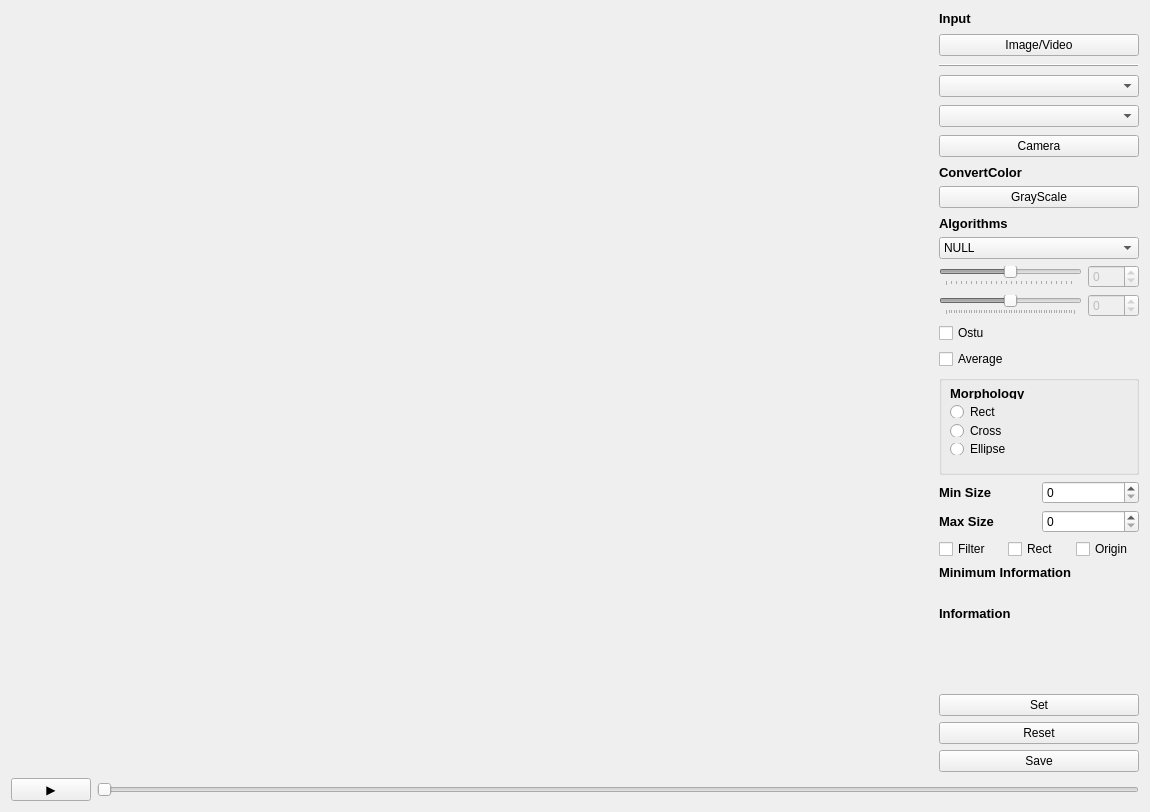
<?xml version="1.0" encoding="UTF-8"?>
<ui version="4.0">
 <class>Micro_PlasticAnalyzerClass</class>
 <widget class="QMainWindow" name="Micro_PlasticAnalyzerClass">
  <property name="geometry">
   <rect>
    <x>0</x>
    <y>0</y>
    <width>1150</width>
    <height>812</height>
   </rect>
  </property>
  <property name="sizePolicy">
   <sizepolicy hsizetype="Preferred" vsizetype="Preferred">
    <horstretch>0</horstretch>
    <verstretch>0</verstretch>
   </sizepolicy>
  </property>
  <property name="acceptDrops">
   <bool>false</bool>
  </property>
  <property name="windowTitle">
   <string>Micro-PlasticAnalyzer</string>
  </property>
  <widget class="QWidget" name="centralWidget">
   <layout class="QGridLayout" name="gridLayout">
    <item row="0" column="0">
     <layout class="QHBoxLayout" name="horizontalLayout_3" stretch="5,0">
      <property name="topMargin">
       <number>0</number>
      </property>
      <item>
       <widget class="QLabel" name="imgLabel">
        <property name="enabled">
         <bool>true</bool>
        </property>
        <property name="sizePolicy">
         <sizepolicy hsizetype="MinimumExpanding" vsizetype="MinimumExpanding">
          <horstretch>0</horstretch>
          <verstretch>0</verstretch>
         </sizepolicy>
        </property>
        <property name="minimumSize">
         <size>
          <width>640</width>
          <height>480</height>
         </size>
        </property>
        <property name="layoutDirection">
         <enum>Qt::LeftToRight</enum>
        </property>
        <property name="text">
         <string/>
        </property>
        <property name="textFormat">
         <enum>Qt::AutoText</enum>
        </property>
        <property name="alignment">
         <set>Qt::AlignCenter</set>
        </property>
       </widget>
      </item>
      <item>
       <layout class="QVBoxLayout" name="verticalLayout_4">
        <item>
         <layout class="QVBoxLayout" name="verticalLayout" stretch="0,0,0,0,0,0,0,0">
          <property name="spacing">
           <number>8</number>
          </property>
          <property name="sizeConstraint">
           <enum>QLayout::SetFixedSize</enum>
          </property>
          <property name="leftMargin">
           <number>0</number>
          </property>
          <property name="rightMargin">
           <number>0</number>
          </property>
          <property name="bottomMargin">
           <number>0</number>
          </property>
          <item>
           <widget class="QLabel" name="inputLabel">
            <property name="text">
             <string>&lt;html&gt;&lt;head/&gt;&lt;body&gt;&lt;p&gt;&lt;span style=&quot; font-size:10pt; font-weight:600;&quot;&gt;Input&lt;/span&gt;&lt;/p&gt;&lt;/body&gt;&lt;/html&gt;</string>
            </property>
           </widget>
          </item>
          <item>
           <widget class="QPushButton" name="btnImg">
            <property name="text">
             <string>Image/Video</string>
            </property>
           </widget>
          </item>
          <item>
           <widget class="Line" name="line">
            <property name="frameShadow">
             <enum>QFrame::Raised</enum>
            </property>
            <property name="lineWidth">
             <number>1</number>
            </property>
            <property name="orientation">
             <enum>Qt::Horizontal</enum>
            </property>
           </widget>
          </item>
          <item>
           <widget class="QComboBox" name="CameraCombo"/>
          </item>
          <item>
           <widget class="QComboBox" name="InputCamCombo">
            <property name="layoutDirection">
             <enum>Qt::LeftToRight</enum>
            </property>
           </widget>
          </item>
          <item>
           <widget class="QPushButton" name="btnCam">
            <property name="text">
             <string>Camera</string>
            </property>
           </widget>
          </item>
          <item>
           <layout class="QVBoxLayout" name="verticalLayout_2">
            <item>
             <widget class="QLabel" name="convertLabel">
              <property name="text">
               <string>&lt;html&gt;&lt;head/&gt;&lt;body&gt;&lt;p&gt;&lt;span style=&quot; font-size:10pt; font-weight:600;&quot;&gt;ConvertColor&lt;/span&gt;&lt;/p&gt;&lt;/body&gt;&lt;/html&gt;</string>
              </property>
             </widget>
            </item>
            <item>
             <widget class="QPushButton" name="btnConColor">
              <property name="text">
               <string>GrayScale</string>
              </property>
             </widget>
            </item>
           </layout>
          </item>
          <item>
           <layout class="QVBoxLayout" name="OutputverticalLayout">
            <item>
             <widget class="QLabel" name="outputLabel">
              <property name="text">
               <string>&lt;html&gt;&lt;head/&gt;&lt;body&gt;&lt;p&gt;&lt;span style=&quot; font-size:10pt; font-weight:600;&quot;&gt;Algorithms&lt;/span&gt;&lt;/p&gt;&lt;/body&gt;&lt;/html&gt;</string>
              </property>
             </widget>
            </item>
            <item>
             <widget class="QComboBox" name="outputCombo">
              <item>
               <property name="text">
                <string>NULL</string>
               </property>
              </item>
              <item>
               <property name="text">
                <string>Inversion</string>
               </property>
              </item>
              <item>
               <property name="text">
                <string>Algebra</string>
               </property>
              </item>
              <item>
               <property name="text">
                <string>Blurring</string>
               </property>
              </item>
              <item>
               <property name="text">
                <string>Sharpening</string>
               </property>
              </item>
              <item>
               <property name="text">
                <string>Canny</string>
               </property>
              </item>
              <item>
               <property name="text">
                <string>Threshold</string>
               </property>
              </item>
              <item>
               <property name="text">
                <string>Adaptive Threshold</string>
               </property>
              </item>
              <item>
               <property name="text">
                <string>Histogram Equalization</string>
               </property>
              </item>
              <item>
               <property name="text">
                <string>Opening</string>
               </property>
              </item>
              <item>
               <property name="text">
                <string>Closing</string>
               </property>
              </item>
              <item>
               <property name="text">
                <string>Tophat</string>
               </property>
              </item>
              <item>
               <property name="text">
                <string>Blackhat</string>
               </property>
              </item>
              <item>
               <property name="text">
                <string>Contour</string>
               </property>
              </item>
              <item>
               <property name="text">
                <string>Watershed</string>
               </property>
              </item>
              <item>
               <property name="text">
                <string>Integral</string>
               </property>
              </item>
              <item>
               <property name="text">
                <string>Distance Transform</string>
               </property>
              </item>
              <item>
               <property name="text">
                <string>2-Pass(4connectivity)</string>
               </property>
              </item>
              <item>
               <property name="text">
                <string>2-Pass(8connectivity)</string>
               </property>
              </item>
              <item>
               <property name="text">
                <string>Micro-Plastic Detection</string>
               </property>
              </item>
             </widget>
            </item>
            <item>
             <layout class="QHBoxLayout" name="horizontalLayout_4">
              <item>
               <widget class="QSlider" name="outputSlider">
                <property name="enabled">
                 <bool>false</bool>
                </property>
                <property name="minimum">
                 <number>-128</number>
                </property>
                <property name="maximum">
                 <number>127</number>
                </property>
                <property name="value">
                 <number>0</number>
                </property>
                <property name="orientation">
                 <enum>Qt::Horizontal</enum>
                </property>
                <property name="invertedAppearance">
                 <bool>false</bool>
                </property>
                <property name="tickPosition">
                 <enum>QSlider::TicksBelow</enum>
                </property>
                <property name="tickInterval">
                 <number>10</number>
                </property>
               </widget>
              </item>
              <item>
               <widget class="QSpinBox" name="sliderSpinBox">
                <property name="enabled">
                 <bool>false</bool>
                </property>
                <property name="minimum">
                 <number>-128</number>
                </property>
                <property name="maximum">
                 <number>127</number>
                </property>
                <property name="singleStep">
                 <number>1</number>
                </property>
                <property name="value">
                 <number>0</number>
                </property>
               </widget>
              </item>
             </layout>
            </item>
            <item>
             <layout class="QHBoxLayout" name="horizontalLayout_5">
              <item>
               <widget class="QSlider" name="outputSlider_2">
                <property name="enabled">
                 <bool>false</bool>
                </property>
                <property name="minimum">
                 <number>-255</number>
                </property>
                <property name="maximum">
                 <number>255</number>
                </property>
                <property name="value">
                 <number>0</number>
                </property>
                <property name="orientation">
                 <enum>Qt::Horizontal</enum>
                </property>
                <property name="invertedAppearance">
                 <bool>false</bool>
                </property>
                <property name="tickPosition">
                 <enum>QSlider::TicksBelow</enum>
                </property>
                <property name="tickInterval">
                 <number>10</number>
                </property>
               </widget>
              </item>
              <item>
               <widget class="QSpinBox" name="sliderSpinBox_2">
                <property name="enabled">
                 <bool>false</bool>
                </property>
                <property name="minimum">
                 <number>-255</number>
                </property>
                <property name="maximum">
                 <number>255</number>
                </property>
                <property name="singleStep">
                 <number>1</number>
                </property>
                <property name="value">
                 <number>0</number>
                </property>
               </widget>
              </item>
             </layout>
            </item>
            <item>
             <widget class="QCheckBox" name="OstucheckBox">
              <property name="enabled">
               <bool>true</bool>
              </property>
              <property name="text">
               <string>Ostu</string>
              </property>
              <property name="checkable">
               <bool>true</bool>
              </property>
              <property name="autoRepeat">
               <bool>false</bool>
              </property>
              <property name="autoExclusive">
               <bool>false</bool>
              </property>
             </widget>
            </item>
            <item>
             <widget class="QCheckBox" name="AveragecheckBox">
              <property name="enabled">
               <bool>true</bool>
              </property>
              <property name="text">
               <string>Average</string>
              </property>
              <property name="checkable">
               <bool>true</bool>
              </property>
              <property name="autoExclusive">
               <bool>false</bool>
              </property>
             </widget>
            </item>
           </layout>
          </item>
         </layout>
        </item>
        <item>
         <layout class="QVBoxLayout" name="verticalLayout_5">
          <item>
           <widget class="QGroupBox" name="groupBox">
            <property name="sizePolicy">
             <sizepolicy hsizetype="Minimum" vsizetype="Minimum">
              <horstretch>0</horstretch>
              <verstretch>0</verstretch>
             </sizepolicy>
            </property>
            <property name="minimumSize">
             <size>
              <width>200</width>
              <height>100</height>
             </size>
            </property>
            <property name="title">
             <string/>
            </property>
            <widget class="QWidget" name="verticalLayoutWidget">
             <property name="geometry">
              <rect>
               <x>0</x>
               <y>0</y>
               <width>201</width>
               <height>91</height>
              </rect>
             </property>
             <layout class="QVBoxLayout" name="verticalLayout_3">
              <item>
               <widget class="QLabel" name="morphLabel">
                <property name="text">
                 <string>&lt;html&gt;&lt;head/&gt;&lt;body&gt;&lt;p&gt;&lt;span style=&quot; font-size:10pt; font-weight:600;&quot;&gt;Morphology&lt;/span&gt;&lt;/p&gt;&lt;/body&gt;&lt;/html&gt;</string>
                </property>
               </widget>
              </item>
              <item>
               <widget class="QRadioButton" name="radioRect">
                <property name="text">
                 <string>Rect</string>
                </property>
               </widget>
              </item>
              <item>
               <widget class="QRadioButton" name="radioCross">
                <property name="text">
                 <string>Cross</string>
                </property>
               </widget>
              </item>
              <item>
               <widget class="QRadioButton" name="radioEllipse">
                <property name="text">
                 <string>Ellipse</string>
                </property>
               </widget>
              </item>
             </layout>
            </widget>
           </widget>
          </item>
         </layout>
        </item>
        <item>
         <layout class="QVBoxLayout" name="verticalLayout_7">
          <item>
           <layout class="QHBoxLayout" name="horizontalLayout_2">
            <item>
             <widget class="QLabel" name="passMinlabel">
              <property name="text">
               <string>&lt;html&gt;&lt;head/&gt;&lt;body&gt;&lt;p&gt;&lt;span style=&quot; font-size:10pt; font-weight:600;&quot;&gt;Min Size&lt;/span&gt;&lt;/p&gt;&lt;/body&gt;&lt;/html&gt;</string>
              </property>
             </widget>
            </item>
            <item>
             <widget class="QSpinBox" name="passMinspinBox">
              <property name="maximum">
               <number>20000</number>
              </property>
              <property name="singleStep">
               <number>1</number>
              </property>
             </widget>
            </item>
           </layout>
          </item>
          <item>
           <layout class="QHBoxLayout" name="horizontalLayout_6">
            <item>
             <widget class="QLabel" name="passMaxlabel">
              <property name="text">
               <string>&lt;html&gt;&lt;head/&gt;&lt;body&gt;&lt;p&gt;&lt;span style=&quot; font-size:10pt; font-weight:600;&quot;&gt;Max Size&lt;/span&gt;&lt;/p&gt;&lt;/body&gt;&lt;/html&gt;</string>
              </property>
             </widget>
            </item>
            <item>
             <widget class="QSpinBox" name="passMaxspinBox">
              <property name="maximum">
               <number>20000</number>
              </property>
              <property name="singleStep">
               <number>1</number>
              </property>
             </widget>
            </item>
           </layout>
          </item>
          <item>
           <layout class="QHBoxLayout" name="horizontalLayout_7">
            <property name="bottomMargin">
             <number>0</number>
            </property>
            <item>
             <widget class="QCheckBox" name="passFiltercheckBox">
              <property name="text">
               <string>Filter</string>
              </property>
             </widget>
            </item>
            <item>
             <widget class="QCheckBox" name="passRectcheckBox">
              <property name="text">
               <string>Rect</string>
              </property>
             </widget>
            </item>
            <item>
             <widget class="QCheckBox" name="passOrigincheckBox">
              <property name="text">
               <string>Origin</string>
              </property>
             </widget>
            </item>
           </layout>
          </item>
          <item>
           <widget class="QLabel" name="passlabel">
            <property name="text">
             <string>&lt;html&gt;&lt;head/&gt;&lt;body&gt;&lt;p&gt;&lt;span style=&quot; font-size:10pt; font-weight:600;&quot;&gt;Minimum Information&lt;/span&gt;&lt;/p&gt;&lt;/body&gt;&lt;/html&gt;</string>
            </property>
           </widget>
          </item>
          <item>
           <widget class="QLabel" name="passMinInfolabel">
            <property name="text">
             <string>&lt;html&gt;&lt;head/&gt;&lt;body&gt;&lt;p&gt;&lt;span style=&quot; font-size:10pt; font-weight:600;&quot;&gt;&lt;/span&gt;&lt;/p&gt;&lt;/body&gt;&lt;/html&gt;</string>
            </property>
           </widget>
          </item>
          <item>
           <widget class="QLabel" name="passlabel2">
            <property name="text">
             <string>&lt;html&gt;&lt;head/&gt;&lt;body&gt;&lt;p&gt;&lt;span style=&quot; font-size:10pt; font-weight:600;&quot;&gt;Information&lt;/span&gt;&lt;/p&gt;&lt;/body&gt;&lt;/html&gt;</string>
            </property>
           </widget>
          </item>
          <item>
           <widget class="QLabel" name="passInfolabel">
            <property name="text">
             <string/>
            </property>
           </widget>
          </item>
         </layout>
        </item>
        <item>
         <spacer name="verticalSpacer">
          <property name="orientation">
           <enum>Qt::Vertical</enum>
          </property>
          <property name="sizeHint" stdset="0">
           <size>
            <width>199</width>
            <height>198</height>
           </size>
          </property>
         </spacer>
        </item>
        <item>
         <widget class="QPushButton" name="btnSet">
          <property name="text">
           <string>Set</string>
          </property>
         </widget>
        </item>
        <item>
         <widget class="QPushButton" name="btnReset">
          <property name="text">
           <string>Reset</string>
          </property>
         </widget>
        </item>
        <item>
         <widget class="QPushButton" name="btnSave">
          <property name="text">
           <string>Save</string>
          </property>
         </widget>
        </item>
       </layout>
      </item>
     </layout>
    </item>
    <item row="1" column="0">
     <layout class="QHBoxLayout" name="horizontalLayout">
      <item>
       <widget class="QPushButton" name="btnStartPause">
        <property name="sizePolicy">
         <sizepolicy hsizetype="Fixed" vsizetype="Fixed">
          <horstretch>0</horstretch>
          <verstretch>0</verstretch>
         </sizepolicy>
        </property>
        <property name="text">
         <string>▶</string>
        </property>
       </widget>
      </item>
      <item>
       <widget class="QSlider" name="videoSlider">
        <property name="orientation">
         <enum>Qt::Horizontal</enum>
        </property>
        <property name="tickPosition">
         <enum>QSlider::NoTicks</enum>
        </property>
       </widget>
      </item>
     </layout>
    </item>
   </layout>
  </widget>
 </widget>
 <layoutdefault spacing="6" margin="11"/>
 <resources>
  <include location="Qt_image_Camera.qrc"/>
 </resources>
 <connections/>
</ui>
